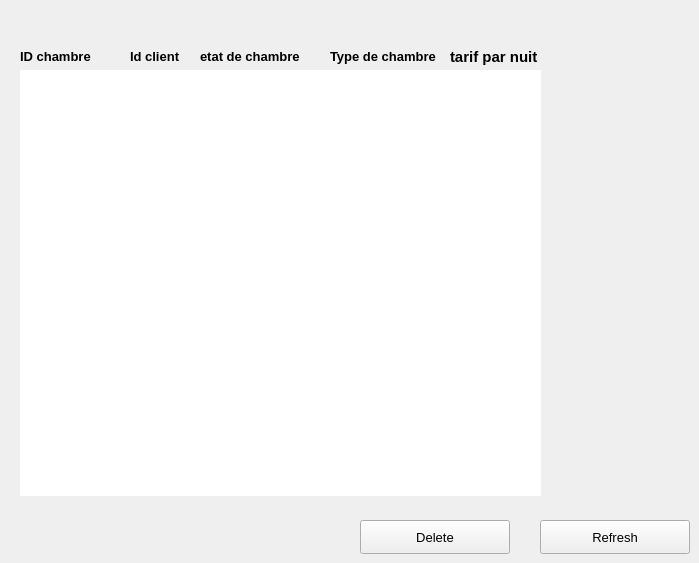
      <widget class="QWidget" name="tab_16">
       <attribute name="title">
        <string>delete</string>
       </attribute>
       <widget class="QLabel" name="label_113">
        <property name="geometry">
         <rect>
          <x>20</x>
          <y>40</y>
          <width>111</width>
          <height>34</height>
         </rect>
        </property>
        <property name="font">
         <font>
          <pointsize>10</pointsize>
          <bold>true</bold>
         </font>
        </property>
        <property name="styleSheet">
         <string notr="true">#label_29
{
	color:white;
	background:#11110E;
padding-left:10px;
}</string>
        </property>
        <property name="text">
         <string>&lt;html&gt;&lt;head/&gt;&lt;body&gt;&lt;p&gt;ID chambre&lt;/p&gt;&lt;/body&gt;&lt;/html&gt;</string>
        </property>
       </widget>
       <widget class="QLabel" name="label_114">
        <property name="geometry">
         <rect>
          <x>130</x>
          <y>40</y>
          <width>101</width>
          <height>34</height>
         </rect>
        </property>
        <property name="font">
         <font>
          <pointsize>10</pointsize>
          <bold>true</bold>
         </font>
        </property>
        <property name="styleSheet">
         <string notr="true">#label_30
{
	color:white;
	background:#11110E;
	padding-left:5px;
}</string>
        </property>
        <property name="text">
         <string>&lt;html&gt;&lt;head/&gt;&lt;body&gt;&lt;p&gt;Id client &lt;/p&gt;&lt;/body&gt;&lt;/html&gt;</string>
        </property>
       </widget>
       <widget class="QLabel" name="label_115">
        <property name="geometry">
         <rect>
          <x>200</x>
          <y>40</y>
          <width>111</width>
          <height>34</height>
         </rect>
        </property>
        <property name="font">
         <font>
          <pointsize>10</pointsize>
          <bold>true</bold>
         </font>
        </property>
        <property name="styleSheet">
         <string notr="true">#label_31
{
	color:white;
	background:#11110E;
	padding-left:3px;
}</string>
        </property>
        <property name="text">
         <string>&lt;html&gt;&lt;head/&gt;&lt;body&gt;&lt;p&gt;etat de chambre&lt;/p&gt;&lt;/body&gt;&lt;/html&gt;</string>
        </property>
       </widget>
       <widget class="QLabel" name="label_116">
        <property name="geometry">
         <rect>
          <x>330</x>
          <y>40</y>
          <width>111</width>
          <height>34</height>
         </rect>
        </property>
        <property name="font">
         <font>
          <pointsize>10</pointsize>
          <bold>true</bold>
         </font>
        </property>
        <property name="styleSheet">
         <string notr="true">#label_33
{
	color:white;
	background:#11110E;
}</string>
        </property>
        <property name="text">
         <string>&lt;html&gt;&lt;head/&gt;&lt;body&gt;&lt;p&gt;Type de chambre&lt;/p&gt;&lt;/body&gt;&lt;/html&gt;</string>
        </property>
       </widget>
       <widget class="QLabel" name="label_117">
        <property name="geometry">
         <rect>
          <x>450</x>
          <y>40</y>
          <width>91</width>
          <height>34</height>
         </rect>
        </property>
        <property name="font">
         <font>
          <pointsize>10</pointsize>
          <bold>true</bold>
         </font>
        </property>
        <property name="styleSheet">
         <string notr="true">#label_32
{
	color:white;
	background:#11110E;
}</string>
        </property>
        <property name="text">
         <string>&lt;html&gt;&lt;head/&gt;&lt;body&gt;&lt;p&gt;&lt;span style=&quot; font-size:11pt;&quot;&gt;tarif par nuit&lt;/span&gt;&lt;/p&gt;&lt;/body&gt;&lt;/html&gt;</string>
        </property>
       </widget>
       <widget class="QTableView" name="deleteTableView_5">
        <property name="geometry">
         <rect>
          <x>20</x>
          <y>70</y>
          <width>521</width>
          <height>426</height>
         </rect>
        </property>
        <property name="sizePolicy">
         <sizepolicy hsizetype="Fixed" vsizetype="Fixed">
          <horstretch>0</horstretch>
          <verstretch>0</verstretch>
         </sizepolicy>
        </property>
        <property name="focusPolicy">
         <enum>Qt::FocusPolicy::NoFocus</enum>
        </property>
        <property name="autoFillBackground">
         <bool>false</bool>
        </property>
        <property name="frameShape">
         <enum>QFrame::Shape::NoFrame</enum>
        </property>
        <property name="horizontalScrollBarPolicy">
         <enum>Qt::ScrollBarPolicy::ScrollBarAlwaysOff</enum>
        </property>
        <property name="sizeAdjustPolicy">
         <enum>QAbstractScrollArea::SizeAdjustPolicy::AdjustIgnored</enum>
        </property>
        <property name="editTriggers">
         <set>QAbstractItemView::EditTrigger::NoEditTriggers</set>
        </property>
        <property name="tabKeyNavigation">
         <bool>false</bool>
        </property>
        <property name="showDropIndicator" stdset="0">
         <bool>false</bool>
        </property>
        <property name="dragDropOverwriteMode">
         <bool>false</bool>
        </property>
        <property name="alternatingRowColors">
         <bool>true</bool>
        </property>
        <property name="selectionMode">
         <enum>QAbstractItemView::SelectionMode::SingleSelection</enum>
        </property>
        <property name="selectionBehavior">
         <enum>QAbstractItemView::SelectionBehavior::SelectRows</enum>
        </property>
        <property name="textElideMode">
         <enum>Qt::TextElideMode::ElideNone</enum>
        </property>
        <property name="showGrid">
         <bool>false</bool>
        </property>
        <property name="gridStyle">
         <enum>Qt::PenStyle::NoPen</enum>
        </property>
        <property name="cornerButtonEnabled">
         <bool>false</bool>
        </property>
        <attribute name="horizontalHeaderVisible">
         <bool>false</bool>
        </attribute>
        <attribute name="horizontalHeaderMinimumSectionSize">
         <number>30</number>
        </attribute>
        <attribute name="horizontalHeaderDefaultSectionSize">
         <number>120</number>
        </attribute>
       </widget>
       <widget class="QPushButton" name="pushButton_69">
        <property name="geometry">
         <rect>
          <x>540</x>
          <y>520</y>
          <width>150</width>
          <height>34</height>
         </rect>
        </property>
        <property name="font">
         <font>
          <pointsize>10</pointsize>
         </font>
        </property>
        <property name="styleSheet">
         <string notr="true">#pushButton_3
{
	background:#00855C;
	border:none;
	color:white;
}

#pushButton_3:hover
{
	background:#2D2D2D;
	border:2px solid #00855C;
	color:#00855C;
}</string>
        </property>
        <property name="text">
         <string>Refresh</string>
        </property>
       </widget>
       <widget class="QPushButton" name="pushButton_70">
        <property name="geometry">
         <rect>
          <x>360</x>
          <y>520</y>
          <width>150</width>
          <height>34</height>
         </rect>
        </property>
        <property name="font">
         <font>
          <pointsize>10</pointsize>
         </font>
        </property>
        <property name="styleSheet">
         <string notr="true">#pushButton_3
{
	background:#00855C;
	border:none;
	color:white;
}

#pushButton_3:hover
{
	background:#2D2D2D;
	border:2px solid #00855C;
	color:#00855C;
}</string>
        </property>
        <property name="text">
         <string>Delete</string>
        </property>
       </widget>
      </widget>
